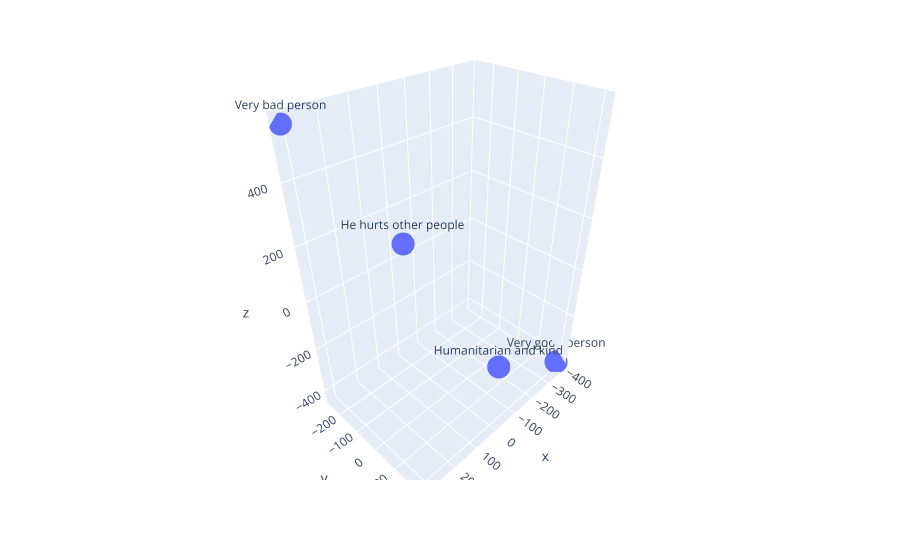

Notebook code cell kept with this figure:
### Code cell
from sklearn.manifold import TSNE

x_embedded = TSNE(n_components=3, metric='precomputed', learning_rate='auto').fit_transform(rdm)
print(x_embedded)
x_embedded = pd.DataFrame(x_embedded, index=texts, columns=['x', 'y', 'z'])
print(x_embedded)
px.scatter_3d(x=x_embedded['x'], y=x_embedded['y'], z=x_embedded['z'], text = x_embedded.index)

### Figure 1 — Plotly figure (JSON) as saved in the notebook; plotly's stock layout.template omitted (floating-point values rounded to 4 significant figures)
{"data": [{"hovertemplate": "x=%{x}<br>y=%{y}<br>z=%{z}<br>text=%{text}<extra></extra>", "legendgroup": "", "marker": {"color": "#636efa", "symbol": "circle"}, "mode": "markers+text", "name": "", "scene": "scene", "showlegend": false, "text": ["Very good person", "Humanitarian and kind", "Very bad person", "He hurts other people"], "type": "scatter3d", "x": [-383.3, -6.129, 315.7, 90.53], "y": [199.8, 214.9, -263.9, -96.88], "z": [-430.5, -170.5, 556.2, 183.3]}], "layout": {"legend": {"tracegroupgap": 0}, "margin": {"t": 60}, "scene": {"domain": {"x": [0, 1], "y": [0, 1]}, "xaxis": {"title": {"text": "x"}}, "yaxis": {"title": {"text": "y"}}, "zaxis": {"title": {"text": "z"}}}}}
